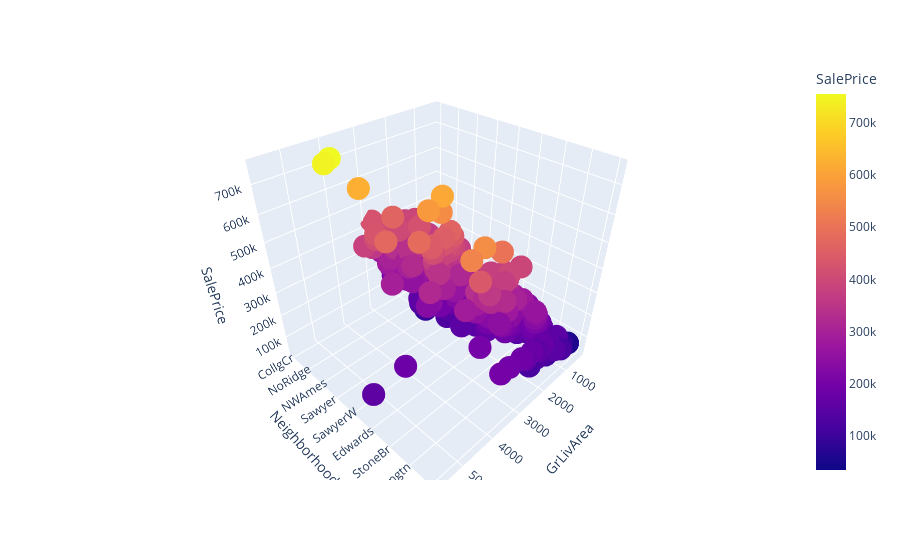

This figure's notebook cell:
### Markdown cell above
Based on the visualization, it seems those variables are good predictors except ***YrSold***
 
- ***Neighborhood***: This feature seems to have a good discrimination power
- ***OverallQual***: Positif relationship with SalePrice, quadratic relationship ?
- ***OverallCond***: Seem to have little  
- ***TotalBsmtSF***: Clear positive relationship, quadratic relationship ? A lot of 0 that must correspond to accomodation with no basement
- ***GrLivArea***: Clear positive relationship, linear or exponential ?
- ***GarageCars***: Positive relationship up to 3 cars. 4 cars correspond to a different type of housing ?
- ***GarageArea***: Clear positive relationship, is the information duplicated with GarageCars ?  
- ***YrSold*** : Price distribution doesn't seem to vary much over the years

### Code cell
fig = px.scatter_3d(df_train, x='GrLivArea', y='Neighborhood', z=target, color=target, size_max=10)
fig.show()

### Figure 1 — Plotly figure (JSON) as saved in the notebook; plotly's stock layout.template omitted (floating-point values rounded to 4 significant figures; data arrays with more than 128 entries replaced by an {"elided": "..."} marker saying what was removed)
{"data": [{"hovertemplate": "GrLivArea=%{x}<br>Neighborhood=%{y}<br>SalePrice=%{marker.color}<extra></extra>", "legendgroup": "", "marker": {"color": {"elided": "1460 int values"}, "coloraxis": "coloraxis", "symbol": "circle"}, "mode": "markers", "name": "", "scene": "scene", "showlegend": false, "type": "scatter3d", "x": {"elided": "1460 int values"}, "y": {"elided": "1460 str values"}, "z": {"elided": "1460 int values"}}], "layout": {"coloraxis": {"colorbar": {"title": {"text": "SalePrice"}}, "colorscale": [[0, "#0d0887"], [0.1111, "#46039f"], [0.2222, "#7201a8"], [0.3333, "#9c179e"], [0.4444, "#bd3786"], [0.5556, "#d8576b"], [0.6667, "#ed7953"], [0.7778, "#fb9f3a"], [0.8889, "#fdca26"], [1, "#f0f921"]]}, "legend": {"tracegroupgap": 0}, "margin": {"t": 60}, "scene": {"domain": {"x": [0, 1], "y": [0, 1]}, "xaxis": {"title": {"text": "GrLivArea"}}, "yaxis": {"title": {"text": "Neighborhood"}}, "zaxis": {"title": {"text": "SalePrice"}}}}}
